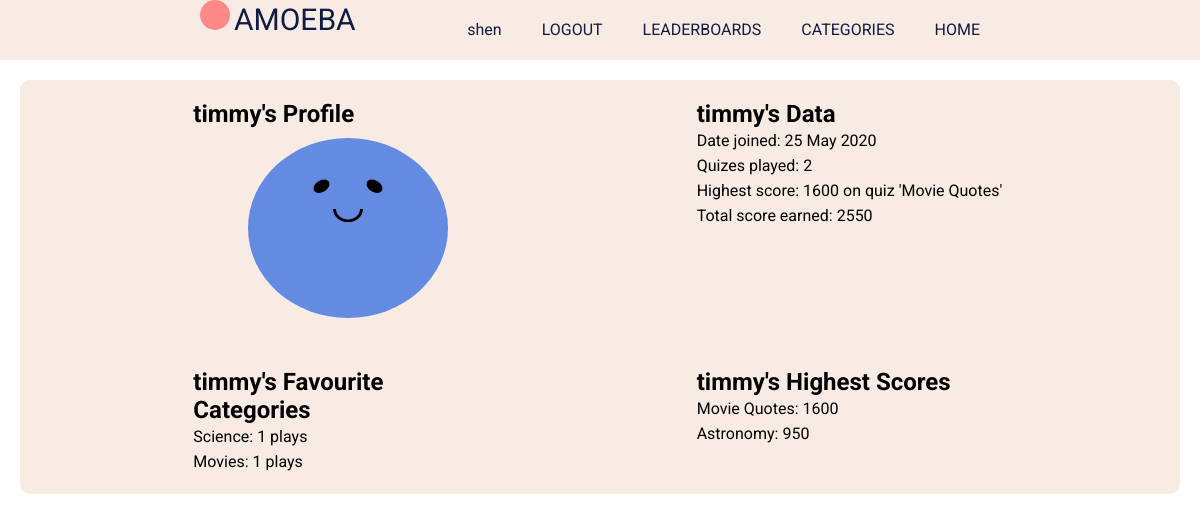
The app's page /user/timmy (signed in) with its own data.
### app/models.py (models this page shows, shortened)
class User(UserMixin, db.Model):
  id = db.Column(db.Integer, primary_key=True)
  username = db.Column(db.String(20), unique=True, index=True, nullable=False)
  email = db.Column(db.String(120), unique=True, index=True, nullable=False)
  password_hash = db.Column(db.String(128))
  posted_quizes = db.relationship('Quiz', backref = 'postedby', lazy = 'dynamic')
  attempts = db.relationship('Attempt', backref = 'user', lazy = 'dynamic')
  is_admin = db.Column(db.Boolean, default=False, nullable=False)
  date_joined = db.Column(db.DateTime, index=True, default=datetime.utcnow)

class Quiz(db.Model):
  id = db.Column(db.Integer, primary_key=True)
  category = db.Column(db.String(32), index=True)
  quizname = db.Column(db.String(32), index=True, unique=True)
  filename = db.Column(db.String(32),unique=True)
  date_added = db.Column(db.DateTime, index=True, default=datetime.utcnow)
  user_id = db.Column(db.Integer, db.ForeignKey('user.id'))
  attempts = db.relationship('Attempt', backref = 'quiz', lazy = 'dynamic')

### app/routes.py (the view)
@app.route('/user/<username>')
@login_required
def profile(username):
  user = User.query.filter_by(username=username).first_or_404()
  joindate = user.date_joined.strftime("%d %b %Y")
  favcats = []
  favcatsplays = []
  hiquizzes = []
  hiscores = []
  totalattempts = 0
  totalscore = 0
  madeattempt = Attempt.query.filter_by(user_id = user.id).first() is not None
  datadic = {}
  if madeattempt:
    categoryranking = db.session.query(Attempt, Quiz, func.count(Quiz.category)).filter(Attempt.quiz_id==Quiz.id, Attempt.user_id==user.id).group_by(Quiz.category).order_by(func.count(Quiz.category).desc()).limit(4).all()
    for i in range(0, len(categoryranking)):
      favcats.append(categoryranking[i][1].category)
      favcatsplays.append(categoryranking[i][2])
    scoreranking = db.session.query(Attempt, Quiz, func.max(Attempt.score)).filter(Attempt.quiz_id==Quiz.id, Attempt.user_id==user.id).group_by(Quiz.id).order_by(func.max(Attempt.score).desc()).limit(4).all()
    for i in range(0, len(scoreranking)):
      hiquizzes.append(scoreranking[i][1].quizname)
      hiscores.append(scoreranking[i][2])
    allplays = db.session.query(func.count(Attempt.user_id)).filter_by(user_id=user.id).first()
    totalattempts = allplays[0]
    allscores = db.session.query(func.sum(Attempt.score)).filter_by(user_id=user.id).first()
    totalscore = allscores[0]
  datadic["joindate"]=joindate
  datadic["favcats"]=favcats
  datadic["favcatlen"]=len(favcats)
  datadic["favcatsplays"]=favcatsplays
  datadic["hiquizzes"]=hiquizzes
  datadic["hiquizlen"]=len(hiquizzes)
  datadic["hiscores"]=hiscores
  datadic["totalattempts"]=totalattempts
  datadic["totalscore"]=totalscore
  datadic["madeattempt"]=madeattempt
  return render_template("profile.html", user=user, datadic=datadic)

### app/models.py (called while the page is built)
@login.user_loader
def load_user(id): #retrieve the user object representing the current user from the database
  return User.query.get(int(id)) #flask-login uses string for ids. database uses integers for id

### app/templates/profile.html (shortened to what this page needs)
{% extends "template.html" %}
{% block head %}
<link rel="stylesheet" href="{{ url_for('static', filename='styles/amoeba.css')}}">
{% endblock %}
{%block content%}
<div class="contentflex1">
  <div class="userflex">
    <h2> {{ user.username }}'s Profile</h2>
    <div id="amoeba_box">
      <div class="amoeba_box_child">
        <div class="amoeba_ball" id="amoeba1">
          <div class="amoeba_eye eye_left"></div>
          <div class="amoeba_eye eye_right"></div>
          <div class="amoeba_smile"></div>
        </div>
      </div>
    </div>
  </div>
  <div class="listflex">
    <h2>{{ user.username }}'s Data</h2>
    <ul>
      <li>Date joined: {{ datadic["joindate"] }}</li>
      {% if datadic["madeattempt"] %}
      <li>Quizes played: {{ datadic["totalattempts"] }}</li>
      <li>Highest score: {{ datadic["hiscores"][0] }} on quiz '{{ datadic["hiquizzes"][0] }}'</li>
      <li>Total score earned: {{ datadic["totalscore"] }}</li>
      {% else %}
      <li> </li>
      <li>This user has not played any quizes yet</li>
      {% endif %}
    </ul>
  </div>
</div>
<div class="contentflex2">
  <div class="listflex">
    <h2>{{ user.username }}'s Favourite Categories</h2>
    <ul>
      {% if datadic["madeattempt"] %}
        {% for i in range(0, datadic["favcatlen"]) %}
          <li>{{ datadic["favcats"][i] }}: {{ datadic["favcatsplays"][i] }} plays</li>
        {% endfor %}
      {% else %}
        <li> </li>
        <li>There is no data to show</li>
      {% endif %}
    </ul>
  </div>
  <div class="listflex">
    <h2>{{ user.username }}'s Highest Scores</h2>
    <ul>
      {% if datadic["madeattempt"] %}
        {% for i in range(0, datadic["hiquizlen"]) %}
          <li>{{ datadic["hiquizzes"][i] }}: {{ datadic["hiscores"][i] }}</li>
        {% endfor %}
      {% else %}
        <li> </li>
        <li>There is no data to show</li>
      {% endif %}
    </ul>
  </div>
</div>
{% endblock %}

### app/templates/template.html (shortened to what this page needs)
<html lang="en">
  <head>
    <link
      rel="stylesheet"
      type="text/css"
      href="{{ url_for('static', filename =
    'styles/content.css')}}"
    />
    {%block head%}{% endblock %}
  </head>
  <body>
    <header>
      <div class="header-content">
        <div class="logo">
          <div id="amoeba-logo"></div>
          <span id="logo-text">AMOEBA</span>
        </div>
        <u1 class="navigation">
          <a href="{{ url_for('index') }}">HOME</a>
          <a href="{{ url_for('categories') }}">CATEGORIES</a>
          <a href="{{ url_for('leaderboards') }}">LEADERBOARDS</a>
          {% if current_user.is_authenticated %}
          <a href="{{ url_for('logout') }}">LOGOUT</a>
          <a href="{{ url_for('profile', username=current_user.username) }}">{{ current_user.username }}</a>
          {% else %}
          <a href="{{ url_for('signup_login') }}">LOGIN/SIGNUP</a>
          {% endif %}
        </u1>
      </div>
    </header>
    {% block content %}{% endblock %}
  </body>
</html>

### app/static/styles/content.css (style rules this page uses)
* { padding: 0; margin: 0; list-style: none; text-decoration: none; font-family: 'roboto', sans-serif; box-sizing: border-box; }
body { background-color: white; }
header { width: 100%; height: 60px; display: block; background-color: #f7ebe4; }
.header-content { height: inherit; margin-left: 200px; margin-right: 200px; }
.logo { float: left; display: inline-block; color: #0f1c43; margin-top }
#amoeba-logo { background-color: #ff8989; border-radius: 50%; width: 30px; height: 30px; display: inline-block; }
#logo-text { font-size: 30px; }
.navigation { float: right; }
.navigation a { height: 100%; float: right; padding: 20px 20px; list-style: none; color: #0f1c43; }

### app/static/styles/amoeba.css (style rules this page uses)
.amoeba_ball { height: 200px; width: 200px; background-color: #638be2; border-radius: 50%; transform: scale(1, 0.9); position: relative; margin: 0 auto 0; animation: bounce 1s ease-in infinite; }
.amoeba_eye { height: 15px; width: 15px; background-color: black; border-radius: 50%; transform: translate(-50%, -50%); position: absolute; top: 23%; z-index: 2; }
.eye_left { left: 33%; transform: skewX(-20deg); z-index: 2; }
.eye_right { right: 33%; transform: skewX(20deg); z-index: 2; }
.amoeba_smile { height: 15px; width: 30px; border-bottom-left-radius: 15px; border-bottom-right-radius: 15px; border: 3px solid black; border-top: 0; transform: translate(-50%, -50%); position: absolute; left: 50%; top: 43%; z-index: 2; }

### app/templates/profile.html (style rules this page uses)
.contentflex1 { display: flex; background-color: #f7ebe4; border-top-left-radius: 10px; border-top-right-radius: 10px; margin: 20px 20px 0 20px; justify-content: space-evenly; flex-wrap: wrap; }
.contentflex2 { display: flex; background-color: #f7ebe4; border-bottom-left-radius: 10px; border-bottom-right-radius: 10px; margin: 0px 20px 20px 20px; justify-content: space-evenly; flex-wrap: wrap; }
.userflex { display: flex; flex-direction: column; padding:20px; width: 350px; }
.listflex { display: flex; flex-direction: column; padding:20px; width: 350px; }
.listflex ul { list-style-type: none; }
.listflex li { padding: 3px 0px; }

### records on screen
User: username "shen"
User: username "timmy"
Quiz: quizname "Movie Quotes", category "Movies", quizname "Movie Quotes"
Quiz: category "Science", quizname "Astronomy"

### other values on screen
{{ datadic["joindate"] }} "25 May 2020"
{{ datadic["totalattempts"] }} "2"
{{ datadic["hiscores"][0] }} "1600"
{{ datadic["totalscore"] }} "2550"
{{ datadic["favcatsplays"][i] }} "1" "1"
{{ datadic["hiscores"][i] }} "1600" "950"
